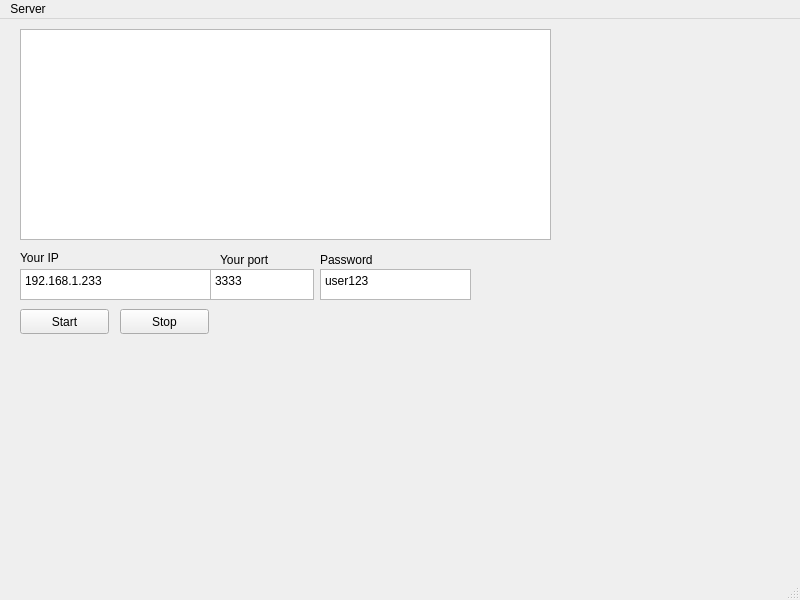
<?xml version="1.0" encoding="UTF-8"?>
<ui version="4.0">
 <class>ServerWindow</class>
 <widget class="QMainWindow" name="ServerWindow">
  <property name="geometry">
   <rect>
    <x>0</x>
    <y>0</y>
    <width>800</width>
    <height>600</height>
   </rect>
  </property>
  <property name="windowTitle">
   <string>MainWindow</string>
  </property>
  <widget class="QWidget" name="centralwidget">
   <widget class="QTextBrowser" name="textinfo">
    <property name="geometry">
     <rect>
      <x>20</x>
      <y>10</y>
      <width>531</width>
      <height>211</height>
     </rect>
    </property>
   </widget>
   <widget class="QPushButton" name="stoping">
    <property name="geometry">
     <rect>
      <x>120</x>
      <y>290</y>
      <width>89</width>
      <height>25</height>
     </rect>
    </property>
    <property name="text">
     <string>Stop</string>
    </property>
   </widget>
   <widget class="QPushButton" name="starting">
    <property name="geometry">
     <rect>
      <x>20</x>
      <y>290</y>
      <width>89</width>
      <height>25</height>
     </rect>
    </property>
    <property name="text">
     <string>Start</string>
    </property>
   </widget>
   <widget class="QPlainTextEdit" name="textip">
    <property name="enabled">
     <bool>true</bool>
    </property>
    <property name="geometry">
     <rect>
      <x>20</x>
      <y>250</y>
      <width>191</width>
      <height>31</height>
     </rect>
    </property>
    <property name="verticalScrollBarPolicy">
     <enum>Qt::ScrollBarAlwaysOff</enum>
    </property>
    <property name="plainText">
     <string>192.168.1.233</string>
    </property>
   </widget>
   <widget class="QLabel" name="label">
    <property name="geometry">
     <rect>
      <x>20</x>
      <y>230</y>
      <width>191</width>
      <height>17</height>
     </rect>
    </property>
    <property name="text">
     <string>Your IP</string>
    </property>
   </widget>
   <widget class="QLabel" name="label_2">
    <property name="geometry">
     <rect>
      <x>220</x>
      <y>230</y>
      <width>101</width>
      <height>21</height>
     </rect>
    </property>
    <property name="text">
     <string>Your port</string>
    </property>
   </widget>
   <widget class="QPlainTextEdit" name="textport">
    <property name="geometry">
     <rect>
      <x>210</x>
      <y>250</y>
      <width>104</width>
      <height>31</height>
     </rect>
    </property>
    <property name="verticalScrollBarPolicy">
     <enum>Qt::ScrollBarAlwaysOff</enum>
    </property>
    <property name="plainText">
     <string>3333</string>
    </property>
   </widget>
   <widget class="QLabel" name="label_3">
    <property name="geometry">
     <rect>
      <x>320</x>
      <y>230</y>
      <width>101</width>
      <height>21</height>
     </rect>
    </property>
    <property name="text">
     <string>Password</string>
    </property>
   </widget>
   <widget class="QPlainTextEdit" name="textpasswd">
    <property name="geometry">
     <rect>
      <x>320</x>
      <y>250</y>
      <width>151</width>
      <height>31</height>
     </rect>
    </property>
    <property name="verticalScrollBarPolicy">
     <enum>Qt::ScrollBarAlwaysOff</enum>
    </property>
    <property name="plainText">
     <string>user123</string>
    </property>
   </widget>
  </widget>
  <widget class="QMenuBar" name="menubar">
   <property name="geometry">
    <rect>
     <x>0</x>
     <y>0</y>
     <width>800</width>
     <height>22</height>
    </rect>
   </property>
   <widget class="QMenu" name="menuServer">
    <property name="title">
     <string>Server</string>
    </property>
   </widget>
   <addaction name="menuServer"/>
  </widget>
  <widget class="QStatusBar" name="statusbar"/>
 </widget>
 <resources/>
 <connections/>
</ui>
